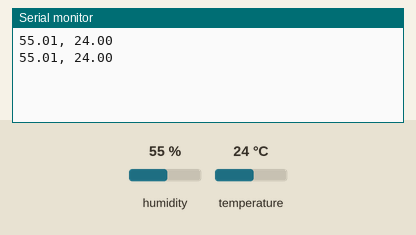
A sketch run on a simulated Arduino Uno, built with avr-gcc and run on an emulated ATmega328P. On the bench: the last lines printed to the serial monitor. Wiring (inferred from the names in the program): HTU21/Si7021 sensor at I2C address 0x40. The inputs (shaded band) are chosen by the test bench; at power-on: humidity 55 %, temperature 24 °C. No radio packets arrive unless stated.

Above: at 2.1 s.
2.2 s: humidity set to 22 %
At 3.4 s:
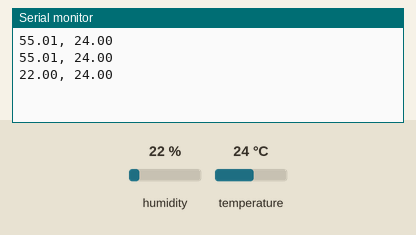
3.7 s: temperature set to 12 °C
At 4.2 s:
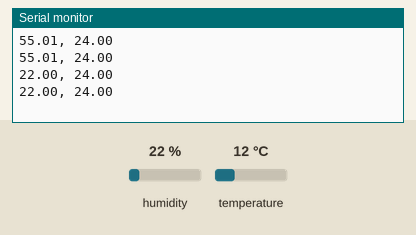
5.2 s: humidity set to 40 %
At 6.7 s:
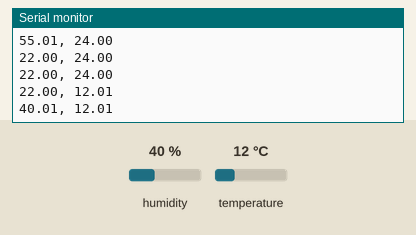
Timing chart, 0 to 8.2 s (numbered marks = the images above; inputs shaded):
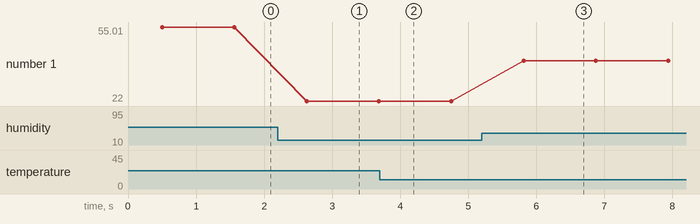

Measured:
- after the input at 2.2 s, the serial monitor: prints a new line after 0.43 s (image 1)
- after the input at 5.2 s, the serial monitor: prints a new line after 0.61 s (image 3)
- plotted number 1: 55.01 → 22 after the input at 2.2 s, 22 → 40.01 after the input at 5.2 s

The sketch:

433Hz_Sender.ino
```cpp
#include "Wire.h"
// SHT25 I2C address is 0x40(64)
#define Addr 0x40
#include <SPI.h>
#include <SD.h>
#include <RH_ASK.h>
#define DS3231_I2C_ADDRESS 0x68
RH_ASK rf_driver;

char msg[30];
char tempstr[20];
void setup() {
  rf_driver.init();
  Wire.begin();
  Serial.begin(9600);
  while (!Serial) {
    ; // wait for serial port to connect. Needed for native USB port only
  }
}
void loop() {
  // display the real-time clock data on the Serial Monitor,
  // put your main code here, to run repeatedly:
  unsigned int data[2];
  // Start I2C transmission
  Wire.beginTransmission(Addr);
  // Send humidity measurement command, NO HOLD master
  Wire.write(0xF5);
  // Stop I2C transmission
  Wire.endTransmission();
  delay(250);
  // Request 2 bytes of data
  Wire.requestFrom(Addr, 2);
  // Read 2 bytes of data
  // humidity msb, humidity lsb
  if (Wire.available() == 2)
  {
    data[0] = Wire.read();
    data[1] = Wire.read();
    // Convert the data
    float humidity = (((data[0] * 256.0 + data[1]) * 125.0) / 65536.0) - 6;
    // Output data to Serial Monitor
    //Serial.print("RH ");
    //sprintf(msg, "%f", humidity);
    dtostrf(humidity, 4, 2, msg);
    //Serial.print(msg);
  }
// Start I2C transmission
  Wire.beginTransmission(Addr);
  // Send temperature measurement command, NO HOLD master
  Wire.write(0xF3);
  // Stop I2C transmission
  Wire.endTransmission();
  delay(250);
  // Request 2 bytes of data
  Wire.requestFrom(Addr, 2);
  // Read 2 bytes of data
  // temp msb, temp lsb
  if (Wire.available() == 2)
  {
    data[0] = Wire.read();
    data[1] = Wire.read();
    // Convert the data
    float cTemp = (((data[0] * 256.0 + data[1]) * 175.72) / 65536.0) - 46.85;
    float fTemp = (cTemp * 1.8) + 32;
    // Output data to Serial Monitor
    //Serial.print("TC ");
    //sprintf(tempstr, "%f", cTemp);
    dtostrf(cTemp, 4, 2, tempstr);
    //Serial.print(tempstr);
  }
  strcat(msg, ", ");
  strcat(msg,tempstr);
  //strcat(msg, "\n");
  Serial.println(msg);
  rf_driver.send((uint8_t *)msg, strlen(msg));
  rf_driver.waitPacketSent();
  delay(500); // every second
}
```
